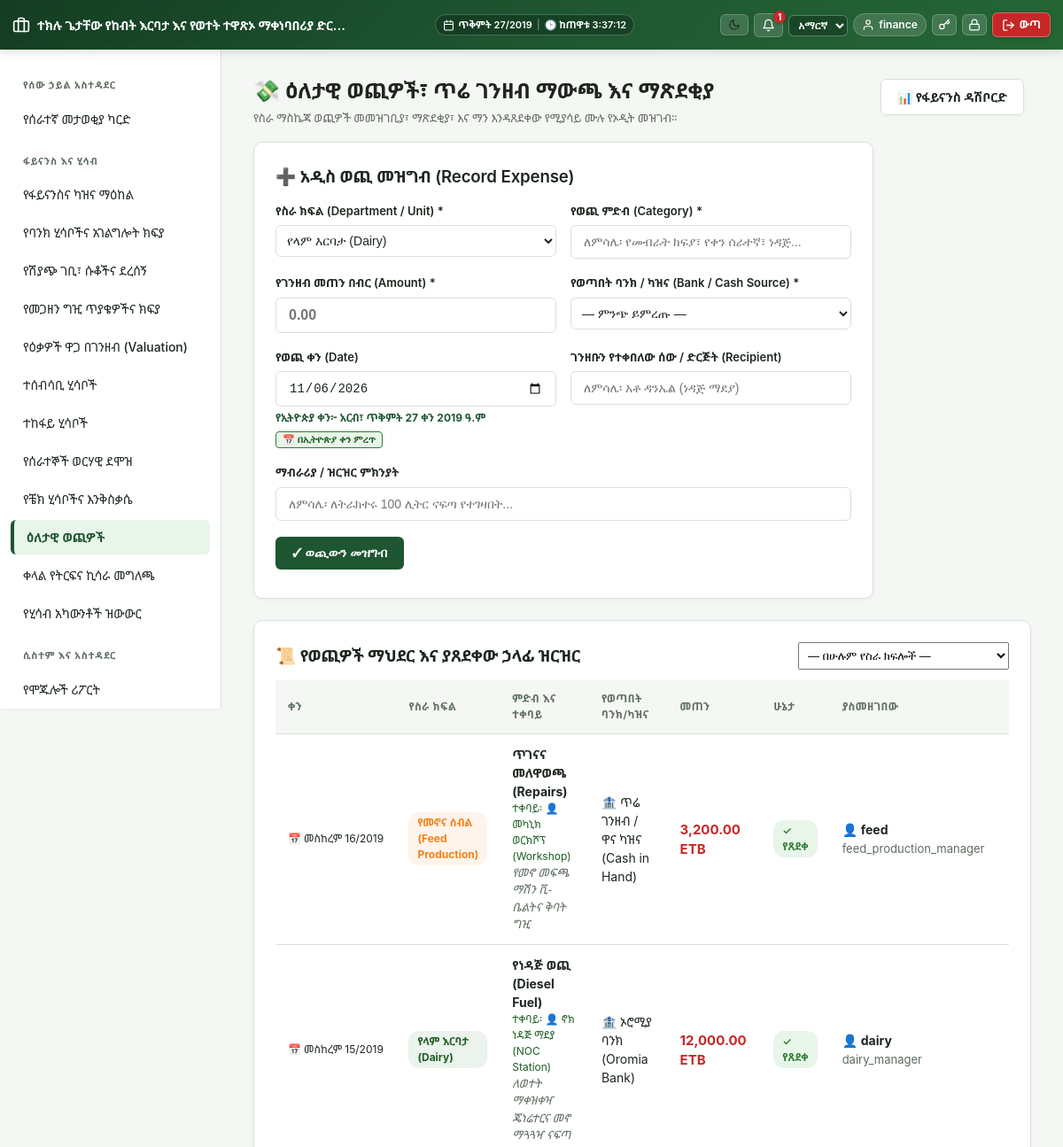
/modules/finance/expenses.php (signed in, upper part), run on an earlier commit of the app's database.
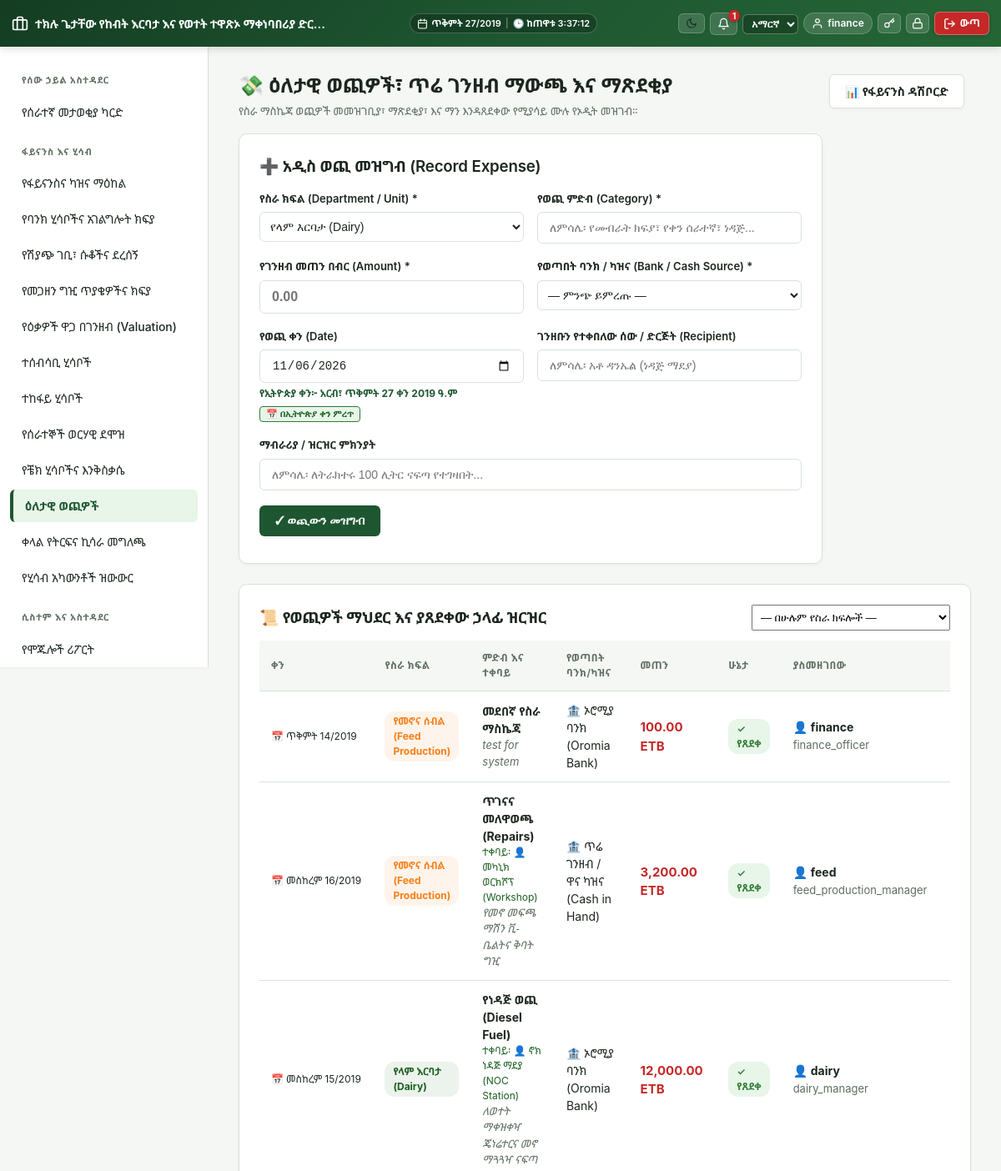
And on a later commit of the database.
### tables this page shows
CREATE TABLE `fin_expenses` (
  `id` int(11) NOT NULL,
  `unit_tag` enum('dairy','poultry','fish','feed_production','warehouse','distribution','general_overhead','veterinary') NOT NULL,
  `category` varchar(80) NOT NULL,
  `amount` decimal(14,2) NOT NULL,
  `bank_account_id` int(11) DEFAULT NULL,
  `withdrawal_type` varchar(60) NOT NULL DEFAULT 'operating_expense',
  `expense_date` date NOT NULL,
  `description` varchar(255) DEFAULT NULL,
  `recipient_name` varchar(150) DEFAULT NULL,
  `requested_by` int(11) NOT NULL,
  `approved_by` int(11) DEFAULT NULL,
  `status` enum('pending','approved','rejected','paid') NOT NULL DEFAULT 'pending',
  `created_at` datetime DEFAULT current_timestamp()
);

CREATE TABLE `fin_bank_accounts` (
  `id` int(11) NOT NULL,
  `bank_name` varchar(100) NOT NULL DEFAULT 'Oromia Bank',
  `account_type` enum('bank','cash','mobile') NOT NULL DEFAULT 'bank',
  `account_name` varchar(150) NOT NULL,
  `account_number` varchar(50) NOT NULL,
  `opening_balance` decimal(14,2) NOT NULL DEFAULT 0.00,
  `created_at` datetime DEFAULT current_timestamp()
);

CREATE TABLE `users` (
  `id` int(11) NOT NULL,
  `name` varchar(100) NOT NULL,
  `email` varchar(150) NOT NULL,
  `password` varchar(255) NOT NULL,
  `api_token` varchar(64) DEFAULT NULL,
  `role_id` int(11) NOT NULL,
  `department_id` int(11) DEFAULT NULL,
  `locale` varchar(5) NOT NULL DEFAULT 'en',
  `theme` varchar(5) NOT NULL DEFAULT 'light',
  `two_factor_secret` varchar(64) DEFAULT NULL,
  `two_factor_enabled` tinyint(1) NOT NULL DEFAULT 0,
  `is_active` tinyint(1) NOT NULL DEFAULT 1,
  `last_login_at` datetime DEFAULT NULL,
  `created_at` datetime DEFAULT current_timestamp()
);

CREATE TABLE `roles` (
  `id` int(11) NOT NULL,
  `name` varchar(50) NOT NULL,
  `description` varchar(255) DEFAULT NULL
);

### includes/auth.php (called while the page is built, shortened)
<?php
require_once __DIR__ . '/../config/db.php';
require_once __DIR__ . '/functions.php';
function current_user(): ?array
{
    return $_SESSION['user'] ?? null;
}
function has_role($allowedRoles): bool
{
    $user = current_user();
    return in_array($user['role'], $allowedRoles, true);
}

### includes/functions.php (called while the page is built, shortened)
<?php
require_once __DIR__ . '/../config/db.php';
require_once __DIR__ . '/ethiopian_calendar.php';
function h(?string $s): string { return htmlspecialchars($s ?? '', ENT_QUOTES, 'UTF-8'); }
function current_locale(): string
{
    $user = current_user();
    $locale = $user['locale'] ?? ($_SESSION['guest_locale'] ?? 'en');
    return array_key_exists($locale, SUPPORTED_LOCALES) ? $locale : 'en';
}
function t(string $key, ?string $fallback = null): string
{
    static $cache = [];
    $locale = current_locale();
    if (!isset($cache[$locale])) {
        $path = __DIR__ . "/lang/{$locale}.php";
        $cache[$locale] = file_exists($path) ? require $path : [];
    }
    if (!isset($cache['en'])) {
        $pathEn = __DIR__ . '/lang/en.php';
        $cache['en'] = file_exists($pathEn) ? require $pathEn : [];
    }
    return $cache[$locale][$key] ?? $cache['en'][$key] ?? $fallback ?? $key;
}
function current_theme(): string
{
    $user = current_user();
    $theme = $user['theme'] ?? ($_SESSION['guest_theme'] ?? 'light');
    return $theme === 'dark' ? 'dark' : 'light';
}

### config/db.php (called while the page is built, shortened)
<?php
function db(): PDO
{
    static $pdo = null;
    if ($pdo === null) {
        try {
            $pdo = new PDO(
                "mysql:host=" . DB_HOST . ";dbname=" . DB_NAME . ";charset=utf8mb4",
                DB_USER,
                DB_PASS,
                [
                    PDO::ATTR_ERRMODE => PDO::ERRMODE_EXCEPTION,
                    PDO::ATTR_DEFAULT_FETCH_MODE => PDO::FETCH_ASSOC,
                ]
            );
        } catch (PDOException $e) {
            die('Database connection failed: ' . htmlspecialchars($e->getMessage()) .
                '<br>Check config/db.php — is MySQL running in XAMPP, and does the "aleltu_eifms" database exist?');
        }
    }
    return $pdo;
}

### includes/ethiopian_calendar.php (called while the page is built, shortened)
<?php
class EthiopianDate {
    public static array $months = [
        1 => 'መስከረም',
        2 => 'ጥቅምት',
        3 => 'ህዳር',
        4 => 'ታህሳስ',
        5 => 'ጥር',
        6 => 'የካቲት',
        7 => 'መጋቢት',
        8 => 'ሚያዝያ',
        9 => 'ግንቦት',
        10 => 'ሰኔ',
        11 => 'ሐምሌ',
        12 => 'ነሐሴ',
        13 => 'ጳጉሜን'
    ];
    public static array $weekdays = [
        0 => 'እሁድ',
        1 => 'ሰኞ',
        2 => 'ማክሰኞ',
        3 => 'ረቡዕ',
        4 => 'ሐሙስ',
        5 => 'አርብ',
        6 => 'ቅዳሜ'
    ];
    public static function fromGregorian(int $gy, int $gm, int $gd): array {
        $jdn = gregoriantojd($gm, $gd, $gy);
        $r = ($jdn - self::ETHIOPIC_EPOCH) % 1461;
        $n = ($r % 365) + 365 * intdiv($r, 1460);
        $ey = 4 * intdiv($jdn - self::ETHIOPIC_EPOCH, 1461) + intdiv($r, 365) - intdiv($r, 1460);
        $em = intdiv($n, 30) + 1;
        $ed = ($n % 30) + 1;
        return [$ey, $em, $ed];
    }
    public static function format(?string $dateStr, string $format = 'medium'): string {
        $time = strtotime($dateStr);
        $gy = (int)date('Y', $time);
        $gm = (int)date('n', $time);
        $gd = (int)date('j', $time);
        $w  = (int)date('w', $time);
        [$ey, $em, $ed] = self::fromGregorian($gy, $gm, $gd);
        $monthName = self::$months[$em] ?? '';
        $weekdayName = self::$weekdays[$w] ?? '';
        return match ($format) {
            'short'   => sprintf('%02d/%02d/%04d', $ed, $em, $ey),
            'numeric' => sprintf('%04d-%02d-%02d', $ey, $em, $ed),
            'long'    => sprintf('%s፣ %s %d ቀን %d ዓ.ም', $weekdayName, $monthName, $ed, $ey),
            default   => sprintf('%s %d/%d', $monthName, $ed, $ey)
        };
    }
}
function eth_date(?string $dateStr, string $format = 'medium'): string {
    return EthiopianDate::format($dateStr, $format);
}

### modules/finance/expenses.php (the view, shortened to what the changed rows need)
<?php
require_once __DIR__ . '/../../includes/functions.php';
require_once __DIR__ . '/../../includes/auth.php';
require_once __DIR__ . '/../../includes/header.php';
$unitLabels = [
    'dairy'            => ['name' => 'የላም እርባታ (Dairy)', 'color' => '#1b5e20'],
    'poultry'          => ['name' => 'የዶሮ እርባታ (Poultry)', 'color' => '#b71c1c'],
    'fish'             => ['name' => 'የዓሣ እርባታ (Fish Farm)', 'color' => '#0288d1'],
    'feed_production'  => ['name' => 'የመኖና ሰብል (Feed Production)', 'color' => '#f57f17'],
    'veterinary'       => ['name' => 'የእንስሳት ሕክምና (Veterinary)', 'color' => '#4a148c'],
    'warehouse'        => ['name' => 'መጋዘንና ግዢ (Warehouse)', 'color' => '#546e7a'],
    'distribution'     => ['name' => 'ስርጭትና ሱቆች (Distribution)', 'color' => '#00838f'],
    'general_overhead' => ['name' => 'ጠቅላላ አስተዳደር (General Overhead)', 'color' => '#37474f']
];
$where = "1=1";
$params = [];
$expensesStmt = db()->prepare("
    SELECT e.*, b.bank_name, b.account_type, b.account_number,
           u.name AS requester_name, ru.name AS requester_role,
           app.name AS approver_name, rapp.name AS approver_role
    FROM fin_expenses e
    LEFT JOIN fin_bank_accounts b ON b.id = e.bank_account_id
    LEFT JOIN users u ON u.id = e.requested_by
    LEFT JOIN roles ru ON ru.id = u.role_id
    LEFT JOIN users app ON app.id = e.approved_by
    LEFT JOIN roles rapp ON rapp.id = app.role_id
    WHERE {$where}
    ORDER BY e.expense_date DESC, e.id DESC LIMIT 60
");
$expensesStmt->execute($params);
$expenses = $expensesStmt->fetchAll();
?>
<div style="display:flex;justify-content:space-between;align-items:center;margin-bottom:16px;flex-wrap:wrap;gap:10px">
    <div>
        <h2 class="mt-0" style="margin-bottom:4px">
            💸 <?= current_locale() === 'am' ? 'ዕለታዊ ወጪዎች፣ ጥሬ ገንዘብ ማውጫ እና ማጽደቂያ' : 'Expenses & Cash Disbursements' ?>
        </h2>
    </div>
</div>
<div class="card">
    <div style="overflow-x:auto">
        <table>
            <thead>
                <tr>
                    <th>ቀን</th>
                    <th>የስራ ክፍል</th>
                    <th>ምድብ እና ተቀባይ</th>
                    <th>የወጣበት ባንክ/ካዝና</th>
                    <th>መጠን</th>
                    <th>ሁኔታ</th>
                    <th>ያስመዘገበው</th>
                    <th>ያጸደቀው ኃላፊ (Approved By)</th>
                </tr>
            </thead>
            <tbody>
                <?php foreach ($expenses as $e):
                    $uInfo = $unitLabels[$e['unit_tag']] ?? ['name' => $e['unit_tag'], 'color' => '#555'];
                ?>
                    <tr>
                        <td style="font-size:12px;white-space:nowrap">
                            📅 <?= eth_date($e['expense_date']) ?>
                        </td>
                        <td>
                            <span class="badge" style="background:<?= $uInfo['color'] ?>15;color:<?= $uInfo['color'] ?>;font-weight:700">
                                <?= h($uInfo['name']) ?>
                            </span>
                        </td>
                        <td>
                            <strong><?= h($e['category']) ?></strong>
                            <?php if (!empty($e['recipient_name'])): ?>
                                <div style="font-size:12px;color:#1b5e20">ተቀባይ፡ 👤 <?= h($e['recipient_name']) ?></div>
                            <?php endif; ?>
                            <?php if (!empty($e['description'])): ?>
                                <small class="text-muted" style="display:block;font-style:italic"><?= h($e['description']) ?></small>
                            <?php endif; ?>
                        </td>
                        <td>
                            🏦 <?= h($e['bank_name'] ?: 'ካዝና') ?>
                        </td>
                        <td>
                            <strong style="color:#c62828;font-size:15px"><?= number_format($e['amount'], 2) ?> ETB</strong>
                        </td>
                        <td>
                            <?php if ($e['status'] === 'approved'): ?>
                                <span class="badge" style="background:#e8f5e9;color:#2e7d32">✓ የጸደቀ</span>
                            <?php elseif ($e['status'] === 'rejected'): ?>
                                <span class="badge" style="background:#ffebee;color:#c62828">✕ ውድቅ</span>
                            <?php else: ?>
                                <span class="badge" style="background:#fff8e1;color:#f57c00">⏳ ውሳኔ ይጠብቃል</span>
                            <?php endif; ?>
                        </td>
                        <td>
                            👤 <strong><?= h($e['requester_name']) ?></strong><br>
                            <small class="text-muted"><?= h($e['requester_role']) ?></small>
                        </td>
                        <td>
                            <?php if (!empty($e['approver_name'])): ?>
                                <span style="color:#1b5e20;font-weight:700">🛡️ <?= h($e['approver_name']) ?></span><br>
                            <?php elseif ($e['status'] === 'pending'): ?>
                                <span class="text-muted" style="font-style:italic">⏳ ውሳኔ በመጠባበቅ ላይ</span>
                            <?php else: ?>
                                <span class="text-muted">—</span>
                            <?php endif; ?>
                        </td>
                    </tr>
                <?php endforeach; ?>
            </tbody>
        </table>
    </div>
</div>
<?php require_once __DIR__ . '/../../includes/footer.php'; ?>

### includes/header.php (shortened to what the changed rows need)
<?php
require_once __DIR__ . '/auth.php';
?>
<!DOCTYPE html>
<html lang="<?= h(current_locale()) ?>" data-theme="<?= h(current_theme()) ?>">
<head>
    <link rel="stylesheet" href="<?= BASE_URL ?>/assets/css/app.css?v=<?= time() ?>">
</head>
<body>
<?php
$currentScript = $_SERVER['SCRIPT_NAME'] ?? '';
?>
<div class="layout">
    <div class="sidebar" id="sidebar">
        <?php foreach ($sidebarMenu as $sec): ?>
            <?php
            $visibleItems = array_filter($sec['items'], function($item) {
                return empty($item['roles']) || has_role($item['roles']);
            });
            ?>
            <?php if (!empty($visibleItems)): ?>
                <div class="section"><?= h($sec['title']) ?></div>
                <?php foreach ($visibleItems as $item): ?>
                    <?php $isActive = ($currentScript === $item['url']); ?>
                    <a href="<?= h($item['url']) ?>" class="<?= $isActive ? 'active' : '' ?>"><?= h($item['label']) ?></a>
                <?php endforeach; ?>
            <?php endif; ?>
        <?php endforeach; ?>
    </div>
    <div class="content">

What changed in the data, as far as the page shows it:
added fin_expenses: expense_date "ጥቅምት 14/2019", unit_tag "የመኖና ሰብል (Feed Production)", category "መደበኛ የስራ ማስኬጃ", description "test for system", fin_bank_accounts.bank_name "ኦሮሚያ ባንክ (Oromia Bank)", amount "100.00", status "✓ የጸደቀ", requested_by.name "finance", roles.name "finance_officer"
